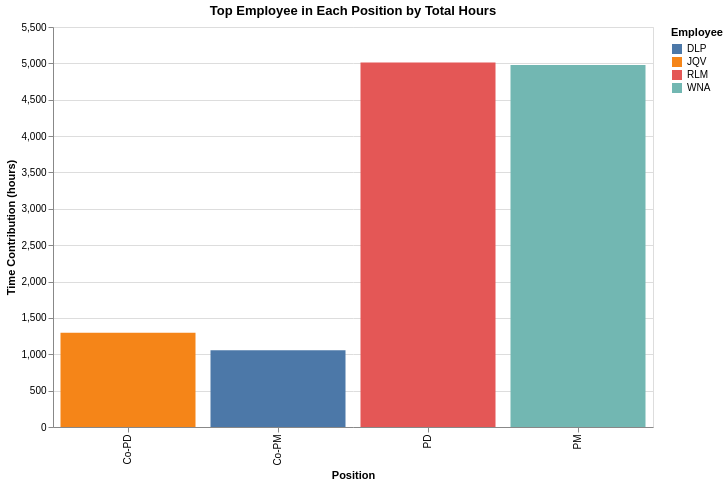

The code cell stored with this chart in its notebook:
### Code cell
alt.Chart(top_hours_position).mark_bar().encode(
    x=alt.X("Position:N"),
    y=alt.Y(
        "Time Contribution (hours):Q"
    ),
    color="Employee:N",
    tooltip=[
        "Position",
        "Employee",
        "Time Contribution (hours)"
    ]
).properties(
    title="Top Employee in Each Position by Total Hours",
    width=600,
    height=400
).interactive()

### Figure 1 — Vega-Lite specification as saved in the notebook (floating-point values rounded to 4 significant figures)
{"config": {"view": {"continuousWidth": 300, "continuousHeight": 300}}, "data": {"name": "data-d9bef88ab8fd98245da6d8667bc0f951"}, "mark": {"type": "bar"}, "encoding": {"color": {"field": "Employee", "type": "nominal"}, "tooltip": [{"field": "Position", "type": "nominal"}, {"field": "Employee", "type": "nominal"}, {"field": "Time Contribution (hours)", "type": "quantitative"}], "x": {"field": "Position", "type": "nominal"}, "y": {"field": "Time Contribution (hours)", "type": "quantitative"}}, "height": 400, "params": [{"name": "param_1e9efca18e7a2868", "select": {"type": "interval", "encodings": ["x", "y"]}, "bind": "scales"}], "title": "Top Employee in Each Position by Total Hours", "width": 600, "$schema": "https://vega.github.io/schema/vega-lite/v6.1.0.json", "datasets": {"data-d9bef88ab8fd98245da6d8667bc0f951": [{"Position": "Co-PD", "Employee": "JQV", "Time Contribution (hours)": 1296}, {"Position": "Co-PM", "Employee": "DLP", "Time Contribution (hours)": 1056}, {"Position": "PD", "Employee": "RLM", "Time Contribution (hours)": 5012}, {"Position": "PM", "Employee": "WNA", "Time Contribution (hours)": 4976}]}}
